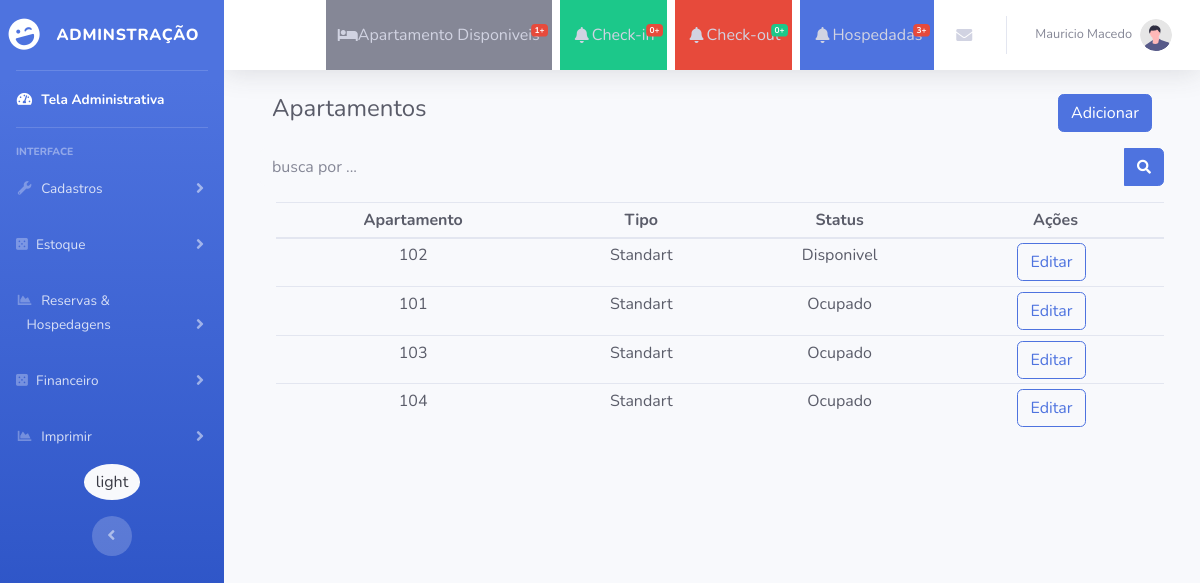
The page /Administrativo/apartamentos (signed in) on the database its author committed.
### tables this page shows
CREATE TABLE `apartamento` (
  `id` int NOT NULL,
  `numero` int NOT NULL,
  `descricao` varchar(45) NOT NULL,
  `tipo` varchar(10) NOT NULL,
  `status` int NOT NULL,
  `created_at` datetime DEFAULT NULL
);

### View/Administrativo/views.php (called while the page is built)
<?php
require_once ('components/header.php');
require_once ('components/menu.php');
require_once ("forms/{$painel}.php");
require_once ('components/footer.php');

### Controller/Controller.php (called while the page is built, shortened)
<?php
class Controller {
    public function viewAdmin($view, $request = null, $page = null) {
        $painel = $view;
        require "View/Administrativo/views.php";
    }
}

### Controller/Admin/AdministrativoController.php (called while the page is built, shortened)
<?php
class AdministrativoController extends \Controller{
    public function apartamentos($request = null) {
        $this->viewAdmin('apartamentos',$request,"");
    }
    public function buscaApartamentos($request =  null)
    {
        $apartamento_controller = new ApartamentoController();
        return $apartamento_controller->buscaApartamentos($request);
    }
    public function listApartamento()
    {
        $this->apartamento_model = new ApartamentoModel();
        return $this->apartamento_model->getApartamento();
    }
}

### Rota/Route.php (called while the page is built, shortened)
<?php
class Route {
    protected String $controller = 'SiteController';
    protected String $method = 'index';
    protected array $parameter = [];
    public function __construct(){
        $this->prepareUrl();
    }
    public function prepareUrl() {
        if(!isset($_GET['pag']))
        {
            $this->controller="SiteController";
            $this->method="index";
            $this->parameter = array();
        }
        else {
            $url=$_GET['pag'];
            $url= explode('/',$url);
            $this->controller = $url[0]."Controller";
            array_shift($url);
            if (isset($url[0]) && !empty($url)) {
                $this->method = $url[0];
            }
        }
        $this->run();
    }
    public function run()
    {
        $control=new $this->controller;
        call_user_func_array(array($control,$this->method),$this->parameter);
    }
    private function prepareRota()
    {
        if (file_exists('./Controller/Admin/'.$this->controller.'.php') && method_exists($this->controller,$this->method)) {
            return true;
        }
        $this->controller = 'SiteController';
        $this->method = 'index';
        return false;
    }
}

### index.php (called while the page is built, shortened)
<?php
$route = new Route();

### Model/ConexaoModel.php (called while the page is built, shortened)
<?php
require_once "./Control/Conexao.php";
class ConexaoModel
{
   public function conexao()
    {
        $con = new Conexao;
        return $con->MontarConexao();
    }
}

### Control/Conexao.php (called while the page is built, shortened)
<?php
class Conexao{
    public $pdo;
    public function MontarConexao()
    {
        if(!isset($this->pdo)){
            try {
                $this->pdo=new PDO("mysql:host=".SERVIDOR.";dbname=".BANCO.";",USUARIO,SENHA);
                $this->pdo->setAttribute(PDO::ATTR_ERRMODE,PDO::ERRMODE_EXCEPTION);
            }catch(PDOException $th)
            {
                die("ERRO: #".$th->getCode()."<br>
                Mensagem:".$th->getMessage()."<br>
                No Arquivo:".$th->getFile()."<br
                Na linha:".$th->getLine());
            }
        }
        return $this->pdo;
    }
}
?>

### Controller/Admin/ApartamentoController.php (called while the page is built, shortened)
<?php
class ApartamentoController extends \Controller{
    protected $apartamento_model;
    public function __construct() {
        $this->apartamento_model = new ApartamentoModel();
    }
    public function buscaApartamentos($request =  null)
    {
        return $this->apartamento_model->findApartamentos($request);
    }
}

### Model/ApartamentoModel.php (called while the page is built, shortened)
<?php
class ApartamentoModel extends ConexaoModel {
    protected $conexao;
    protected $model = 'apartamento';
    public function __construct()
    {
        $this->conexao = ConexaoModel::conexao();
    }
    public function findApartamentos($request)
    {
        $cmd  = $this->conexao->query(
            "SELECT
                *
            FROM
                $this->model
            WHERE
                numero
            LIKE
                '%$request%'"
        );
        if($cmd->rowCount() > 0)
        {
            return $cmd->fetchAll(PDO::FETCH_ASSOC);
        }
        return false;
    }
    public function getApartamento()
    {
        $cmd  = $this->conexao->query(
            "SELECT
                *
            FROM
                $this->model
            WHERE
                status = 1"
        );
        if($cmd->rowCount() > 0)
        {
            return $cmd->fetchAll(PDO::FETCH_ASSOC);
        }
        return [];
    }
}

### View/Administrativo/forms/apartamentos.php (the view, shortened to what this page needs)
<div class="container">
    <div class="form-group">
        <div class="row">
            <div class="col-sm-8">
                <h4>Apartamentos</h4>
            </div>
            <div class="col-sm-4 text-right">
                <button class="btn btn-primary" id="novo">Adicionar</button>
            </div>
        </div>
    </div>
    <div class="row">
        <div class="input-group">
            <input type="text" class="form-control bg-light border-0 small" placeholder="busca por ..." id="txt_busca" aria-label="Search" value="<?=$request?>" aria-describedby="basic-addon2">
            <div class="input-group-append">
                <button class="btn btn-primary" type="button" id="btn_busca">
                    <i class="fas fa-search fa-sm"></i>
                </button>
            </div>
        </div>
    </div>
    <div class="row">
        <div class="table-responsive ml-3">
            <table class="table table-sm mr-4 mt-3" id="lista">
                <?php
                    $apartamentos = $this->buscaApartamentos($request);
                    if(!empty($apartamentos)) {
                ?>
                <thead>
                    <tr>
                        <th scope="col">Apartamento</th>
                        <th scope="col">Tipo</th>
                        <th scope="col">Status</th>
                        <th colspan="2">Ações</th>
                    </tr>
                </thead>
                <tbody>
                    <?php
                        foreach ($apartamentos as $key => $value) {
                            echo '
                                <tr>
                                    <td>' . $value['numero'] . '</td>
                                    <td>' . $value['tipo'] . '</td>';
                                switch ($value['status']) {
                                    case '1':
                                        echo " <td>Disponivel</td>";
                                    break;
                                    case '2':
                                        echo " <td>Ocupado</td>";
                                    break;
                                }
                            echo '
                                <td><button type="button" class="btn btn-outline-primary view_data" id="'.$value['id'].'" >Editar</button> &nbsp;';
                        }
                    ?>
                </tbody>
                <?php }?>
            </table>
        </div>
    </div>
</div>

### rows shown on the page
apartamento: numero "102", tipo "Standart", status "Disponivel"
apartamento: numero "101", tipo "Standart", status "Ocupado"
apartamento: numero "103", tipo "Standart", status "Ocupado"
apartamento: numero "104", tipo "Standart", status "Ocupado"

### other values the page prints
count(@$this->listApartamento()) "1"
count(@$this->buscaCheckin()) "0"
count($reservas = $this->buscaCheckout()) "0"
count($reservas = $this->buscaHospedadas()) "3"
$_SESSION['nome'] "Mauricio Macedo"
